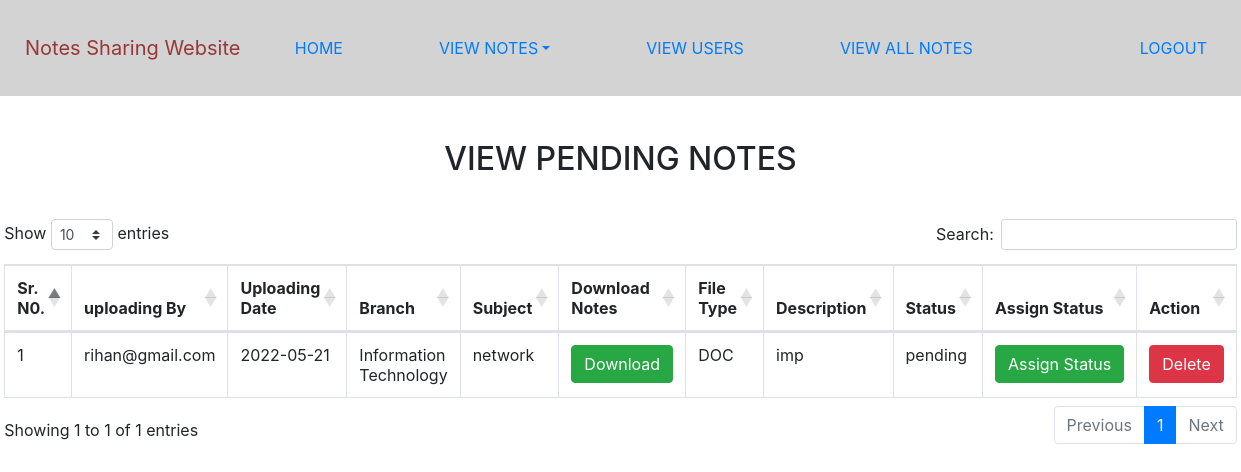
The page /pending_notes (signed in) on the database its author committed.
### notes/models.py (models this page shows, shortened)
class Notes(models.Model):
    user = models.ForeignKey(User, on_delete=models.CASCADE)
    uploadingdate = models.CharField(max_length=30)
    branch = models.CharField(max_length=30)
    subject = models.CharField(max_length=30,)
    notesfile = models.FileField(null=True)
    filetype = models.CharField(max_length=30,)
    description = models.CharField(max_length=200, null=True)
    status=models.CharField(max_length=15,)

### notes/views.py (the view)
# urls.py: path('pending_notes',pending_notes,name='pending_notes'),
def pending_notes(request):
    if not request.user.is_authenticated:
        return redirect('login_admin')
    notes = Notes.objects.filter(status = "pending")
    d = {'notes':notes}
    return render(request,'pending_notes.html',d)

### notes/templates/pending_notes.html (shortened to what this page needs)
{% extends 'admin_nav.html' %}
{% load static %}
{% block body %}
<link rel="stylesheet" href="https://cdnjs.cloudflare.com/ajax/libs/twitter-bootstrap/4.5.2/css/bootstrap.css">
<link rel="stylesheet" href="https://cdn.datatables.net/1.10.24/css/dataTables.bootstrap4.min.css">
<div class="container mt-5">
    <h2 class="text-center">VIEW PENDING NOTES</h2>
    <table class="table table-bordered" id="example">
       <thead>
           <tr>
               <th>Sr. N0.</th>
               <th>uploading By</th>
               <th>Uploading Date</th>
               <th>Branch</th>
               <th>Subject</th>
               <th>Download Notes</th>
               <th>File Type</th>
               <th>Description</th>
               <th>Status</th>
               <th>Assign Status</th>
               <th>Action</th>
           </tr>
       </thead>
       <tbody>
           {% for i in notes %}
           <tr>
               <td>{{forloop.counter}}</td>
               <td>{{i.user.username}}</td>
               <td>{{i.uploadingdate}}</td>
               <td>{{i.branch}}</td>
               <td>{{i.subject}}</td>
               <td><a href="{{i.notesfile.url}}" class="btn btn-success" download>Download</a></td>
               <td>{{i.filetype}}</td>
               <td>{{i.description}}</td>
               <td>{{i.status}}</td>
               <td><a href="{% url 'assign_status' i.id %}" class = "btn btn-success">Assign&nbsp;Status</a></td>
               <td><a href="{% url 'delete_notes' i.id %}" class = "btn btn-danger" onclick="return confirm('Are you sure?')">Delete</a></td>
           </tr>
           {% endfor %}
       </tbody>
   </table>
</div>
{% endblock %}

### notes/templates/pending_notes.html (style rules this page uses)
.container { margin-top: 140px!important; display: flex; flex-direction: column; align-items: center; justify-content: center; margin-top: 140px; width: 94% !important; align-self: center; }

### rows shown on the page
Notes: user.username "rihan@gmail.com", uploadingdate "2022-05-21", branch "Information Technology", subject "network", filetype "DOC", description "imp", status "pending"
